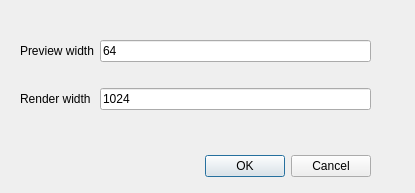
<?xml version="1.0" encoding="UTF-8"?>
<ui version="4.0">
 <class>image_setting_dialog</class>
 <widget class="QDialog" name="image_setting_dialog">
  <property name="geometry">
   <rect>
    <x>0</x>
    <y>0</y>
    <width>415</width>
    <height>193</height>
   </rect>
  </property>
  <property name="sizePolicy">
   <sizepolicy hsizetype="Fixed" vsizetype="Fixed">
    <horstretch>0</horstretch>
    <verstretch>0</verstretch>
   </sizepolicy>
  </property>
  <property name="windowTitle">
   <string>Image settings</string>
  </property>
  <widget class="QDialogButtonBox" name="buttonBox">
   <property name="geometry">
    <rect>
     <x>30</x>
     <y>150</y>
     <width>341</width>
     <height>32</height>
    </rect>
   </property>
   <property name="orientation">
    <enum>Qt::Horizontal</enum>
   </property>
   <property name="standardButtons">
    <set>QDialogButtonBox::Cancel|QDialogButtonBox::Ok</set>
   </property>
  </widget>
  <widget class="QWidget" name="gridLayoutWidget">
   <property name="geometry">
    <rect>
     <x>20</x>
     <y>20</y>
     <width>351</width>
     <height>111</height>
    </rect>
   </property>
   <layout class="QGridLayout" name="gridLayout">
    <item row="1" column="0">
     <widget class="QLabel" name="label">
      <property name="text">
       <string>Render width</string>
      </property>
     </widget>
    </item>
    <item row="0" column="0">
     <widget class="QLabel" name="label_2">
      <property name="text">
       <string>Preview width</string>
      </property>
     </widget>
    </item>
    <item row="0" column="1">
     <widget class="QLineEdit" name="preview_edit">
      <property name="text">
       <string>64</string>
      </property>
     </widget>
    </item>
    <item row="1" column="1">
     <widget class="QLineEdit" name="render_edit">
      <property name="text">
       <string>1024</string>
      </property>
     </widget>
    </item>
   </layout>
  </widget>
 </widget>
 <resources/>
 <connections>
  <connection>
   <sender>buttonBox</sender>
   <signal>accepted()</signal>
   <receiver>image_setting_dialog</receiver>
   <slot>accept()</slot>
   <hints>
    <hint type="sourcelabel">
     <x>248</x>
     <y>254</y>
    </hint>
    <hint type="destinationlabel">
     <x>157</x>
     <y>274</y>
    </hint>
   </hints>
  </connection>
  <connection>
   <sender>buttonBox</sender>
   <signal>rejected()</signal>
   <receiver>image_setting_dialog</receiver>
   <slot>reject()</slot>
   <hints>
    <hint type="sourcelabel">
     <x>316</x>
     <y>260</y>
    </hint>
    <hint type="destinationlabel">
     <x>286</x>
     <y>274</y>
    </hint>
   </hints>
  </connection>
 </connections>
</ui>
